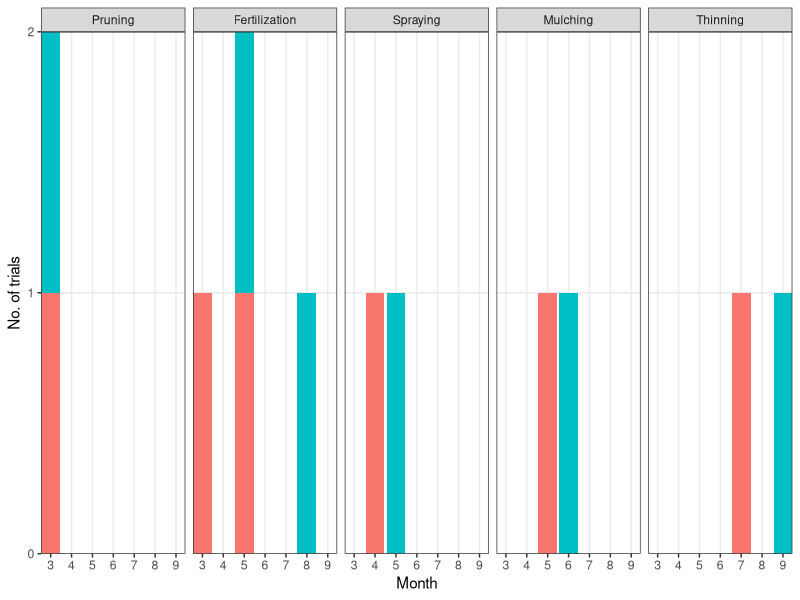

Source code (R):
##Fig.4B
rm(list=ls())

library(dplyr)
library(tidyverse)
library(ggplot2)
library(gridExtra)

practice <- read.csv("practice_groupby.csv")
practice$type <- str_replace(practice$type, "thinning", "Thinning")
practice$type <- str_replace(practice$type, "mulching", "Mulching")
practice$type <- str_replace(practice$type, "pest_control", "Spraying")
practice$type <- str_replace(practice$type, "fertilization", "Fertilization")
practice$type <- str_replace(practice$type, "pruning", "Pruning")

substr(practice$farm_id, 1, 1) <- toupper(substr(practice$farm_id, 1, 1))

agri_prac <- practice |> 
  filter(farm_id %in% c("Hab", "Iab")) |> 
  select(-X)
head(agri_prac)
str(agri_prac)
agri_prac$month <- factor(agri_prac$month)
agri_prac$type <- factor(agri_prac$type, levels = c("Pruning", "Fertilization", "Spraying", "Mulching", "Thinning"))
# agri_prac$month <- str_replace(agri_prac$month, "1", "Jan")
# agri_prac$month <- str_replace(agri_prac$month, "2", "Feb")
# agri_prac$month <- str_replace(agri_prac$month, "3", "Mar")
# agri_prac$month <- str_replace(agri_prac$month, "4", "Apr")
# agri_prac$month <- str_replace(agri_prac$month, "5", "May")
# agri_prac$month <- str_replace(agri_prac$month, "6", "Jun")
# agri_prac$month <- str_replace(agri_prac$month, "7", "Jul")
# agri_prac$month <- str_replace(agri_prac$month, "8", "Aug")
# agri_prac$month <- str_replace(agri_prac$month, "9", "Sep")
# agri_prac$month <- str_replace(agri_prac$month, "10", "Oct")
# agri_prac$month <- str_replace(agri_prac$month, "11", "Nov")
# agri_prac$month <- str_replace(agri_prac$month, "12", "Dec")
# 
# agri_prac$month <- factor(agri_prac$month, levels = c("Jan", "Feb", "Mar", "Apr", "May", "Jun", "Jul", "Aug", "Sep", "Oct", "Nov", "Dec"))

ggplot() +
  geom_col(data=agri_prac, aes(x=month, y=count, group=type, fill=farm_id)) +
  facet_wrap(~type, nrow =1) +
  theme_bw() +
  theme(legend.position = "none", legend.title = element_blank()) +
  labs(x = "Month", y="No. of trials") +
#  scale_x_continuous(limits = c(2.5, 9, 1)) +
  scale_y_discrete(limits = c(0, 2, 1)) +
  coord_cartesian(expand = FALSE)
